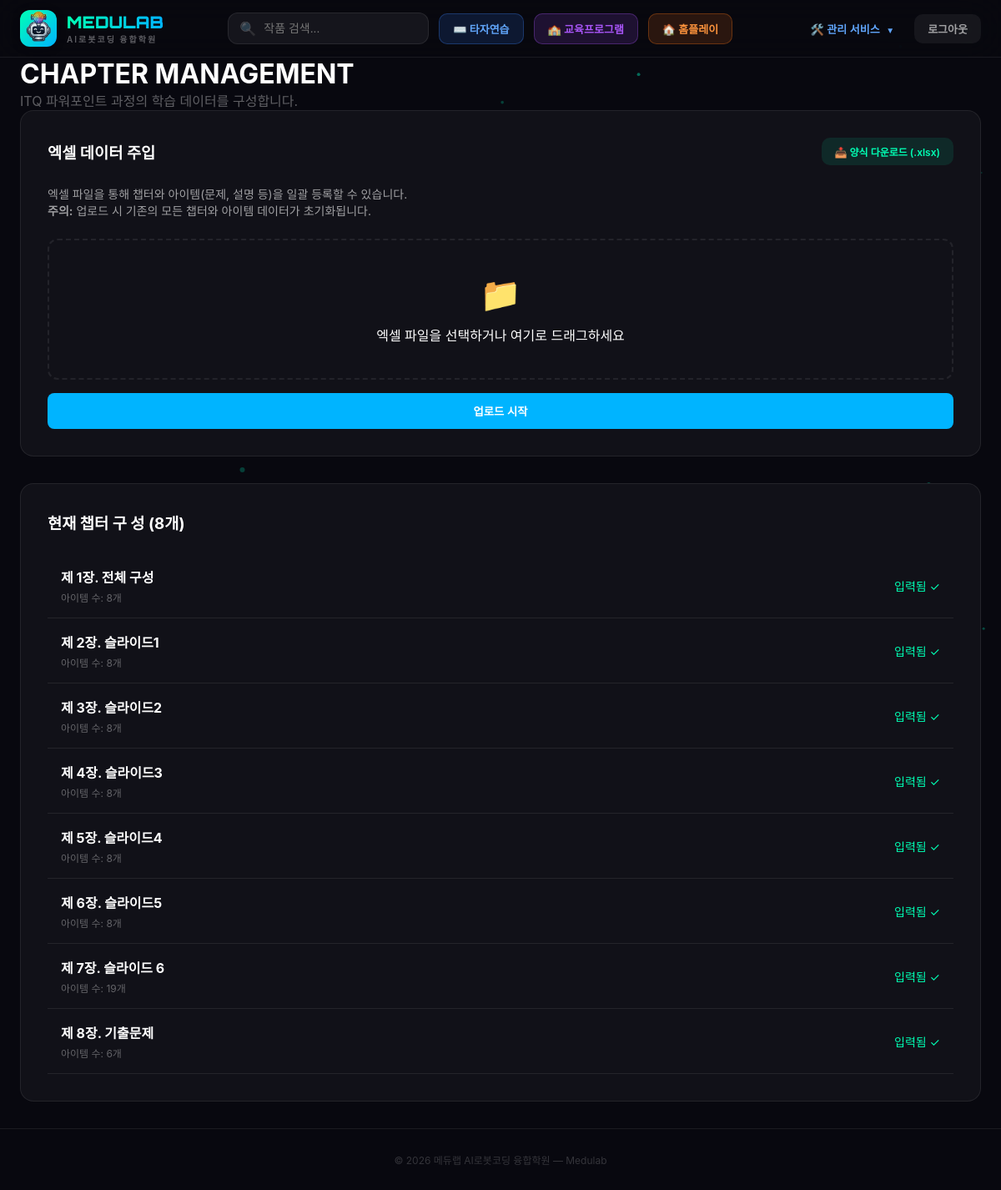
The page /courses/program/3/manage/ (signed in) on the database its author committed.
### courses/models.py (models this page shows, shortened)
class LearningProgram(models.Model):
    name = models.CharField("과정명", max_length=100)
    description = models.TextField("과정 설명", blank=True)
    image = models.ImageField("대표 이미지", upload_to="learning_programs/", blank=True, null=True)
    program_type = models.ForeignKey(
        ProgramType,
        on_delete=models.SET_NULL,
        null=True,
        blank=True,
        related_name="learning_programs",
        verbose_name="유형"
    )
    is_active = models.BooleanField("활성화 여부", default=True)
    created_at = models.DateTimeField(auto_now_add=True)

class Chapter(models.Model):
    program = models.ForeignKey(LearningProgram, on_delete=models.CASCADE, related_name="chapters")
    number = models.PositiveIntegerField("장 번호")  # 1, 2, 3...
    title = models.CharField("장 제목", max_length=200, blank=True)
    content = models.TextField("장 설명", blank=True, null=True)
    class Meta:
        ordering = ["number"]

### courses/views.py (the view, shortened to what this page needs)
# urls.py: path('program/<int:program_id>/manage/', views.chapter_manage, name='chapter_manage'),
@login_required
@user_passes_test(is_admin)
def chapter_manage(request, program_id):
    program = get_object_or_404(LearningProgram, id=program_id)
    chapters = Chapter.objects.filter(program=program)
    return render(request, "courses/chapter_manage.html", {"program": program, "chapters": chapters})

### arcade/models.py (called while the page is built)
    @property
    def is_full_member(self):
        return self.user_type in self.FULL_ACCESS_TYPES and self.is_approved

    @property
    def needs_approval(self):
        return self.user_type in self.FULL_ACCESS_TYPES and not self.is_approved

### courses/views.py (called while the page is built)
def is_admin(user):
    return user.is_authenticated and (user.is_staff or user.is_superuser)

### courses/templates/courses/chapter_manage.html (shortened to what this page needs)
{% extends "arcade/base.html" %}
{% block content %}
<main class="main manage-container">
    <div class="admin-header">
        <h1>CHAPTER MANAGEMENT</h1>
        <p style="color: var(--text-muted);">{{ program.name }} 과정의 학습 데이터를 구성합니다.</p>
    </div>
    <div class="card-dark">
        <div style="display: flex; justify-content: space-between; align-items: center; margin-bottom: 24px;">
            <h3 style="margin: 0;">엑셀 데이터 주입</h3>
            <a href="{% url 'download_course_template' %}" class="nav-link" style="font-size: 12px; background: rgba(0, 255, 180, 0.1); color: var(--accent-green);">📥 양식 다운로드 (.xlsx)</a>
        </div>
        <p style="font-size: 14px; color: var(--text-secondary); margin-bottom: 24px;">
            엑셀 파일을 통해 챕터와 아이템(문제, 설명 등)을 일괄 등록할 수 있습니다.<br>
            <strong>주의:</strong> 업로드 시 기존의 모든 챕터와 아이템 데이터가 초기화됩니다.
        </p>
        <form method="POST" enctype="multipart/form-data">
            <div class="upload-box" onclick="document.getElementById('excel_file').click()">
                <span style="font-size: 40px; display: block; margin-bottom: 12px;">📁</span>
                <span id="file-name">엑셀 파일을 선택하거나 여기로 드래그하세요</span>
            </div>
            <button type="submit" class="btn-submit-form" style="width: 100%;">업로드 시작</button>
        </form>
    </div>
    <div class="card-dark">
        <h3 style="margin-bottom: 24px;">현재 챕터 구 성 ({{ chapters.count }}개)</h3>
        <ul class="chapter-summary">
            {% for ch in chapters %}
            <li class="chapter-summary-item">
                <div>
                    <strong>제 {{ ch.number }}장. {{ ch.title }}</strong>
                    <div style="font-size: 12px; color: var(--text-muted); margin-top: 4px;">
                        아이템 수: {{ ch.items.count }}개
                    </div>
                </div>
                <div style="font-size: 14px; color: var(--accent-green);">입력됨 ✓</div>
            </li>
            {% empty %}
            <li class="empty" style="padding: 20px 0;">아직 데이터가 없습니다. 엑셀을 업로드해주세요.</li>
            {% endfor %}
        </ul>
    </div>
</main>
{% endblock %}

### courses/templates/courses/chapter_manage.html (style rules this page uses)
.manage-container { max-width: 1000px; margin: 40px auto; }
.card-dark { background: var(--bg-card); border: 1px solid var(--border); border-radius: 16px; padding: 32px; margin-bottom: 32px; }
.upload-box { border: 2px dashed var(--border); padding: 40px; text-align: center; border-radius: 12px; transition: all 0.2s; cursor: pointer; }
.chapter-summary { list-style: none; padding: 0; }
.chapter-summary-item { padding: 16px; border-bottom: 1px solid var(--border); display: flex; justify-content: space-between; align-items: center; }
.btn-submit-form { background: var(--accent-blue); color: #fff; padding: 12px 24px; border-radius: 8px; border: none; font-weight: 700; cursor: pointer; margin-top: 16px; }

### templates/arcade/base.html (style rules this page uses)
*, *::before, *::after { box-sizing: border-box; margin: 0; padding: 0; }
:root { --bg-primary: #08080f; --bg-card: #111118; --bg-surface: #0a0a12; --text-primary: #ffffff; --text-secondary: rgba(255, 255, 255, 0.6); --text-muted: rgba(255, 255, 255, 0.35); --accent-green: #00ffb4; --accent-blue: #00b4ff; --accent-purple: #a855f7; --border: rgba(255, 255, 255, 0.08); }
body { background: var(--bg-primary); color: var(--text-primary); font-family: 'Noto Sans KR', -apple-system, BlinkMacSystemFont, sans-serif; min-height: 100vh; overflow-x: hidden; }
.nav-link { padding: 8px 16px; border-radius: 10px; background: rgba(255, 255, 255, 0.06); color: var(--text-secondary); text-decoration: none; font-size: 13px; font-weight: 600; transition: all 0.2s; border: none; cursor: pointer; }
.main { max-width: 1400px; margin: 0 auto; padding: 0 24px; position: relative; z-index: 1; }

### rows shown on the page
LearningProgram: name "ITQ 파워포인트"
Chapter: number "1", title "전체 구성", items.count "8"
Chapter: number "2", title "슬라이드1", items.count "8"
Chapter: number "3", title "슬라이드2", items.count "8"
Chapter: number "4", title "슬라이드3", items.count "8"
Chapter: number "5", title "슬라이드4", items.count "8"
Chapter: number "6", title "슬라이드5", items.count "8"
Chapter: number "7", title "슬라이드 6", items.count "19"
Chapter: number "8", title "기출문제", items.count "6"

### other values the page prints
{{ chapters.count }} "8"
